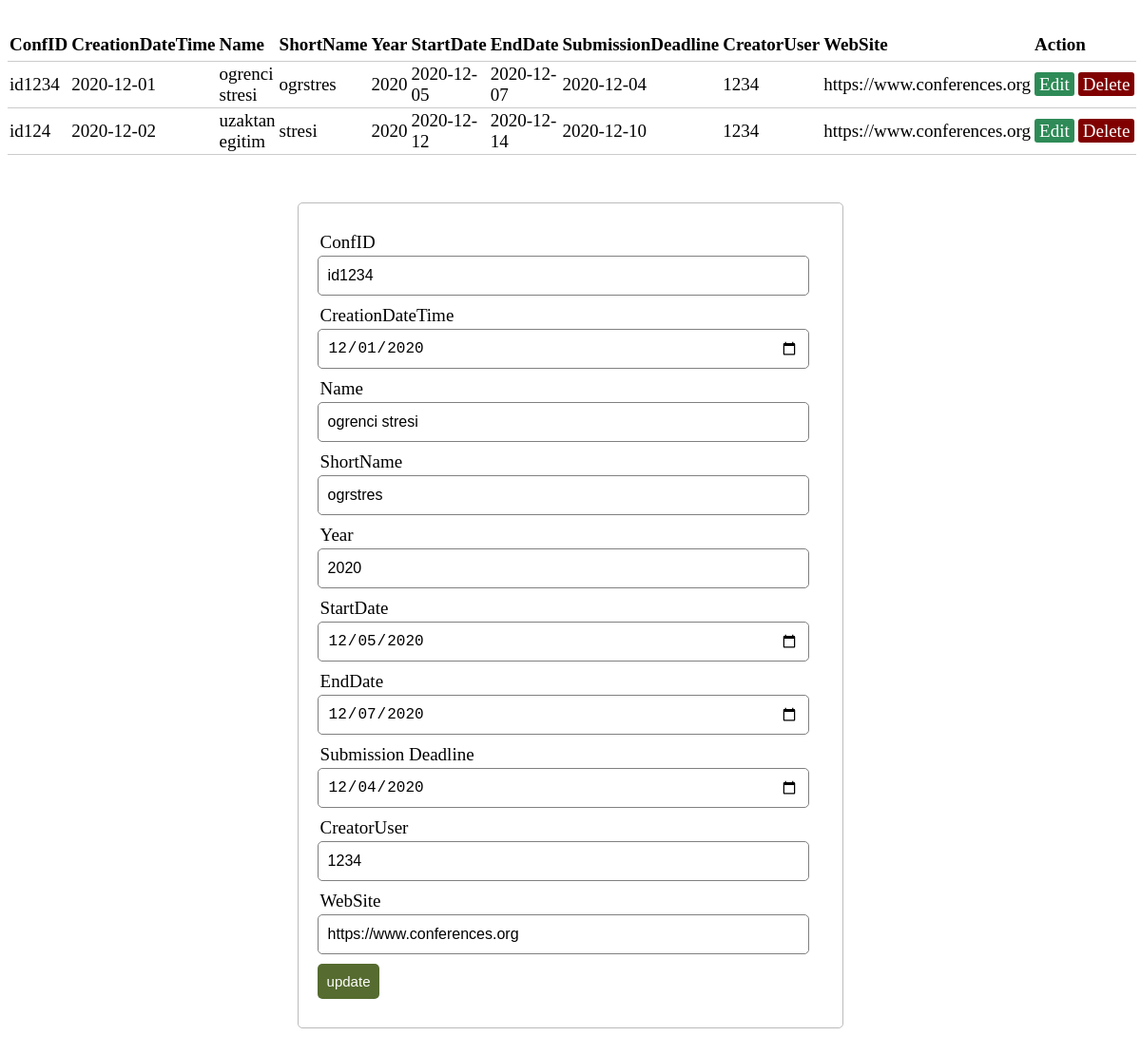
Page /index_conference.php?edit=id1234 on the committed database.
### tables this page shows
CREATE TABLE `conference` (
  `ConfID` varchar(20) NOT NULL,
  `CreationDateTime` date NOT NULL,
  `Name` varchar(100) NOT NULL,
  `ShortName` varchar(19) NOT NULL,
  `Year` int(11) NOT NULL,
  `StartDate` date NOT NULL,
  `EndDate` date NOT NULL,
  `SubmissionDeadline` date NOT NULL,
  `CreatorUser` bigint(20) UNSIGNED NOT NULL,
  `WebSite` varchar(50) NOT NULL
);

### index_conference.php (the view, shortened to what this page needs)
<?php  include('server.php'); ?>
<?php
$db = mysqli_connect('localhost', 'root', '', 'odev2');
if (isset($_GET['edit'])) {
    $update = true;
    $record = mysqli_query($db, "SELECT * FROM conference WHERE ConfID='{$_GET['edit']}'");
    if ($record) {
        $n = mysqli_fetch_array($record);
        $ConfID = $n['ConfID'];
        $CreationDateTime = $n['CreationDateTime'];
        $Name = $n['Name'];
        $ShortName = $n['ShortName'];
        $Year = $n['Year'];
        $StartDate = $n['StartDate'];
        $EndDate = $n['EndDate'];
        $SubmissionDeadline = $n['SubmissionDeadline'];
        $CreatorUser = $n['CreatorUser'];
        $WebSite = $n['WebSite'];
    }
}
?>
<!DOCTYPE html>
<html>
<head>
    <link rel="stylesheet" type="text/css" href="style.css">
</head>
<body>
<?php
$db =mysqli_connect('localhost', 'root', '', 'odev2');
$results = mysqli_query($db, "SELECT * FROM conference"); ?>
<table>
    <thead>
    <tr>
        <th>ConfID</th>
        <th>CreationDateTime</th>
        <th>Name</th>
        <th>ShortName</th>
        <th>Year</th>
        <th>StartDate</th>
        <th>EndDate</th>
        <th>SubmissionDeadline</th>
        <th>CreatorUser</th>
        <th>WebSite</th>
        <th colspan="10">Action</th>
    </tr>
    </thead>
    <?php while ($row = mysqli_fetch_array($results)) { ?>
        <tr>
            <td><?php echo $row['ConfID']; ?></td>
            <td><?php echo $row['CreationDateTime']; ?></td>
            <td><?php echo $row['Name']; ?></td>
            <td><?php echo $row['ShortName']; ?></td>
            <td><?php echo $row['Year']; ?></td>
            <td><?php echo $row['StartDate']; ?></td>
            <td><?php echo $row['EndDate']; ?></td>
            <td><?php echo $row['SubmissionDeadline']; ?></td>
            <td><?php echo $row['CreatorUser']; ?></td>
            <td><?php echo $row['WebSite']; ?></td>
            <td>
                <a href="index_conference.php?edit=<?php echo $row['ConfID']; ?>" class="edit_btn" >Edit</a>
            </td>
            <td>
                <a href="server.php?del=<?php echo $row['ConfID']; ?>" class="del_btn">Delete</a>
            </td>
        </tr>
    <?php } ?>
</table>
<form method="post" action="server.php" >
    <div class="input-group">
        <label>ConfID</label>
        <input type="text" name="ConfID" value="<?php echo $ConfID; ?>">
    </div>
    <div class="input-group">
        <label>CreationDateTime</label>
        <input type="date" name="CreationDateTime" value="<?php echo $CreationDateTime; ?>">
    </div>
    <div class="input-group">
        <label>Name</label>
        <input type="text" name="Name" value="<?php echo $Name; ?>">
    </div>
    <div class="input-group">
        <label>ShortName</label>
        <input type="text" name="ShortName" value="<?php echo $ShortName; ?>">
    </div>
    <div class="input-group">
        <label>Year</label>
        <input type="number" name="Year" value="<?php echo $Year; ?>">
    </div>
    <div class="input-group">
        <label>StartDate</label>
        <input type="date" name="StartDate" value="<?php echo $StartDate; ?>">
    </div>
    <div class="input-group">
        <label>EndDate</label>
        <input type="date" name="EndDate" value="<?php echo $EndDate; ?>">
    </div>
    <div class="input-group">
        <label>Submission Deadline</label>
        <input type="date" name="SubmissionDeadline" value="<?php echo $SubmissionDeadline; ?>">
    </div>
    <div class="input-group">
        <label>CreatorUser</label>
        <input type="number" name="CreatorUser" value="<?php echo $CreatorUser; ?>">
    </div>
    <div class="input-group">
        <label>WebSite</label>
        <input type="text" name="WebSite" value="<?php echo $WebSite; ?>">
    </div>
    <div class="input-group">
        <?php if ($update == true): ?>
            <button class="btn" type="submit" name="update" style="background: #556B2F;" >update</button>
        <?php else: ?>
            <button class="btn" type="submit" name="save" >Save</button>
        <?php endif ?>
    </div>
</form>
</body>
</html>

### style.css (style rules this page uses)
body { font-size: 19px; }
table { width: 50%; margin: 30px auto; border-collapse: collapse; text-align: left; }
tr { border-bottom: 1px solid #cbcbcb; }
th, td { border: none; height: 30px; padding: 2px; }
form { width: 45%; margin: 50px auto; text-align: left; padding: 20px; border: 1px solid #bbbbbb; border-radius: 5px; }
.input-group { margin: 10px 0px 10px 0px; }
.input-group label { display: block; text-align: left; margin: 3px; }
.input-group input { height: 30px; width: 93%; padding: 5px 10px; font-size: 16px; border-radius: 5px; border: 1px solid gray; }
.btn { padding: 10px; font-size: 15px; color: white; background: #5F9EA0; border: none; border-radius: 5px; }
.edit_btn { text-decoration: none; padding: 2px 5px; background: #2E8B57; color: white; border-radius: 3px; }
.del_btn { text-decoration: none; padding: 2px 5px; color: white; border-radius: 3px; background: #800000; }

### rows in the picture
conference: ConfID "id1234", CreationDateTime "2020-12-01", Name "ogrenci stresi", ShortName "ogrstres", Year "2020", StartDate "2020-12-05", EndDate "2020-12-07", SubmissionDeadline "2020-12-04", CreatorUser "1234", WebSite "https://www.conferences.org", CreationDateTime "12/01/2020", StartDate "12/05/2020", EndDate "12/07/2020", SubmissionDeadline "12/04/2020"
conference: ConfID "id124", CreationDateTime "2020-12-02", Name "uzaktan egitim", ShortName "stresi", Year "2020", StartDate "2020-12-12", EndDate "2020-12-14", SubmissionDeadline "2020-12-10", CreatorUser "1234", WebSite "https://www.conferences.org"
